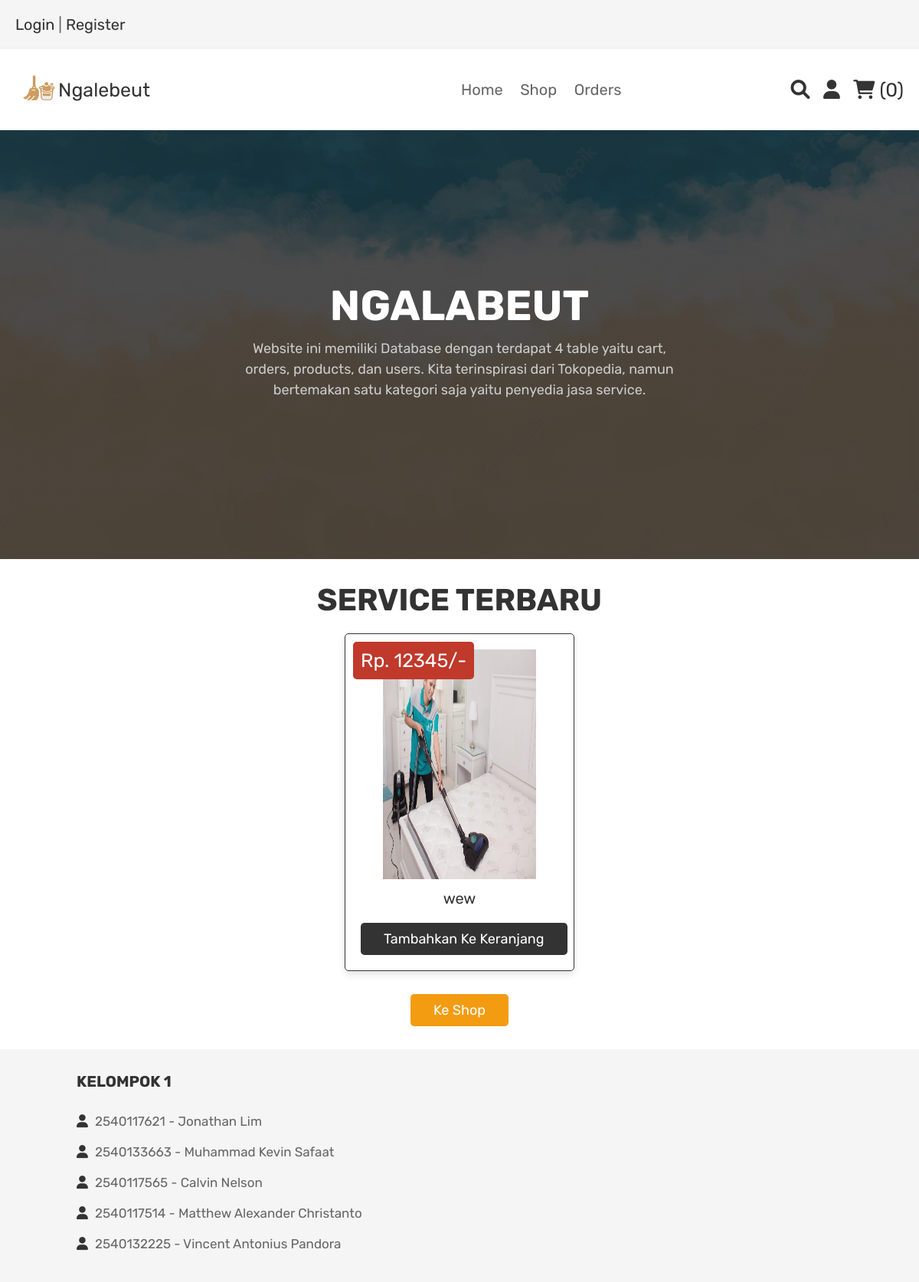
The page /home.php (signed in) on the database its author committed.
### tables this page shows
CREATE TABLE `products` (
  `id` int(100) NOT NULL,
  `name` varchar(100) NOT NULL,
  `price` int(100) NOT NULL,
  `image` varchar(100) NOT NULL
);

### home.php (the view, shortened to what this page needs)
<?php
include 'config.php';
?>
<!DOCTYPE html>
<html lang="en">
<head>
   <link rel="stylesheet" href="https://cdnjs.cloudflare.com/ajax/libs/font-awesome/6.0.0/css/all.min.css">
   <link rel="stylesheet" href="css/style.css">
</head>
<body>
<?php include 'header.php'; ?>
<section class="home">
   <div class="content">
      <h3>Ngalabeut</h3>
      <p>Website ini memiliki Database dengan terdapat 4 table yaitu cart, orders, products, dan users. Kita terinspirasi dari Tokopedia, namun bertemakan satu kategori saja yaitu penyedia jasa service.</p>
   </div>
</section>
<section class="products">
   <h1 class="title">Service Terbaru</h1>
   <div class="box-container">
      <?php
         $select_products = mysqli_query($conn, "SELECT * FROM `products` LIMIT 6") or die('query failed');
         if(mysqli_num_rows($select_products) > 0){
            while($fetch_products = mysqli_fetch_assoc($select_products)){
      ?>
     <form action="" method="post" class="box">
      <img class="image" src="uploaded_img/<?php echo $fetch_products['image']; ?>" alt="">
      <div class="name"><?php echo $fetch_products['name']; ?></div>
      <div class="price">Rp. <?php echo $fetch_products['price']; ?>/-</div>
      <input type="submit" value="Tambahkan ke keranjang" name="add to cart" class="btn">
     </form>
      <?php
         }
      }else{
         echo '<p class="empty">Belum ada service yang terunggah!</p>';
      }
      ?>
   </div>
   <div class="load-more" style="margin-top: 2rem; text-align:center">
      <a href="shop.php" class="option-btn">Ke Shop</a>
   </div>
</section>
<?php include 'footer.php'; ?>
</body>
</html>

### css/style.css (style rules this page uses)
:root { --black:#8e44ad; --red:#c0392b; --orange:#f39c12; --black:#333; --white:#fff; --light-color:#666; --light-white:#ccc; --light-bg:#f5f5f5; --border:.1rem solid var(--black); --box-shadow:0 .5rem 1rem rgba(0,0,0,.1); }
* { font-family: 'Rubik', sans-serif; margin:0; padding:0; box-sizing: border-box; outline: none; border:none; text-decoration: none; transition:all .2s linear; }
html { font-size: 62.5%; overflow-x: hidden; }
section { padding:3rem 2rem; }
.title { text-align: center; margin-bottom: 2rem; text-transform: uppercase; color:var(--black); font-size: 4rem; }
.btn, .option-btn, .delete-btn, .white-btn { display: inline-block; margin-top: 1rem; padding:1rem 3rem; cursor: pointer; color:var(--white); font-size: 1.8rem; border-radius: .5rem; text-transform: capitalize; }
.white-btn, .btn { background-color: var(--black); }
.option-btn { background-color: var(--orange); }
.home { min-height: 70vh; background:linear-gradient(rgba(0,0,0,.7), rgba(0,0,0,.7)), url(../images/home2.jpg) no-repeat; background-size: cover; background-position: center; display: flex; align-items: center; justify-content: center; }
.home .content { text-align: center; width: 60rem; }
.home .content h3 { font-size: 5.5rem; color:var(--white); text-transform: uppercase; }
.home .content p { font-size:1.8rem; color:var(--light-white); padding:1rem 0; line-height: 1.5; }
.products .box-container { max-width: 1200px; margin:0 auto; display: grid; grid-template-columns: repeat(auto-fit, 30rem); align-items: flex-start; gap:1.5rem; justify-content: center; }
.products .box-container .box { border-radius: .5rem; background-color: var(--white); box-shadow: var(--box-shadow); padding:2rem; text-align: center; border:var(--border); position: relative; }
.products .box-container .box .image { height: 30rem; width: 20rem; }
.products .box-container .box .name { padding:1rem 0; font-size: 2rem; color:var(--black); }
.products .box-container .box .price { position: absolute; top:1rem; left:1rem; border-radius: .5rem; padding:1rem; font-size: 2.5rem; color:var(--white); background-color: var(--red); }

### rows shown on the page
products: image (picture), name "wew", price "12345"

### other values the page prints
$cart_rows_number "0"
